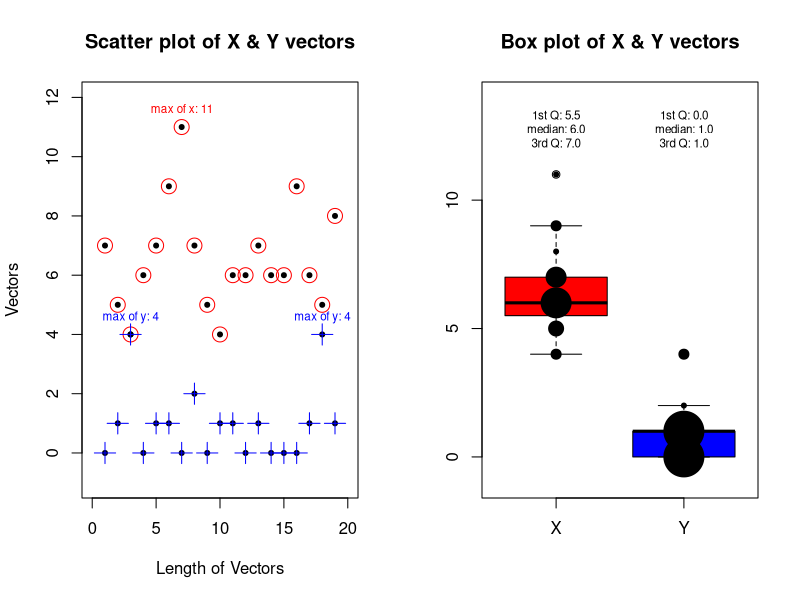

Write the R code that produced this figure.
# HW 6 - 2019313106 Hyungyeong Hong

## preparation
set.seed(2019313106)

veclength <- rbinom(1,40,0.5) # common length of x and y
x <- rpois(veclength,7) # sampling x
y <- rpois(veclength,1) # sampling y

## first plot
par(mfrow = c(1,2)) # two plots should be in a single frame

# determining ylim (in order to add texts)
if (max(x)>=max(y)){
  ylim_max <- max(x)
} else {
  ylim_max <- max(y)
}

if (min(x)<=min(y)){
  ylim_min <- min(x)
} else {
  ylim_min <- min(y)
}

# plotting
plot(1:length(x), x, xlim=c(0,veclength+1), ylim=c(ylim_min-1,ylim_max+1), xlab="Length of Vectors", ylab="Vectors", main="Scatter plot of X & Y vectors", pch=20) # points of x
points(1:length(y), y, pch=20) # points of y


points(1:length(x), x, pch=1, cex=2, col="red") # indicating the points of x
points(1:length(y), y, pch=3, cex=2, col="blue") # indicating the points of y

# determining maximum points and adding texts
maxfunc <- function(numvec){
  maxidx <- which(max(numvec)==numvec)
  for (i in 1:length(maxidx)){
    if (identical(numvec,x)){ # if the argument is x
      text(x=maxidx[i], y=numvec[maxidx[i]], labels=sprintf("max of x: %d", numvec[maxidx[i]]), pos=3, offset=0.7, cex=0.7, col="red")
    } else { # if the argument is y
      text(x=maxidx[i], y=numvec[maxidx[i]], labels=sprintf("max of y: %d", numvec[maxidx[i]]), pos=3, offset=0.7, cex=0.7, col="blue")
    }
  }
}

maxfunc(x)
maxfunc(y)

## second plot
boxplot(x, y, ylim=c(ylim_min-1,ylim_max+3), names=c("X","Y"), col=c("red","blue"), main="Box plot of X & Y vectors")

# finding quartiles
q1_x <- summary(x)[2]
q2_x <- summary(x)[3]
q3_x <- summary(x)[5]

q1_y <- summary(y)[2]
q2_y <- summary(y)[3]
q3_y <- summary(y)[5]

# adding texts
text(1,ylim_max+1.5,label=sprintf("1st Q: %.1f\nmedian: %.1f\n3rd Q: %.1f\n", q1_x,q2_x,q3_x), cex=0.7)
text(2,ylim_max+1.5,label=sprintf("1st Q: %.1f\nmedian: %.1f\n3rd Q: %.1f\n", q1_y,q2_y,q3_y), cex=0.7)

# adding points
for (i in 1:length(table(x))){
  points(1,as.numeric(labels(table(x))$x)[i],pch=20,cex=table(x)[i])
}

for (i in 1:length(table(y))){
  points(2,as.numeric(labels(table(y))$y)[i],pch=20,cex=table(y)[i])
}

